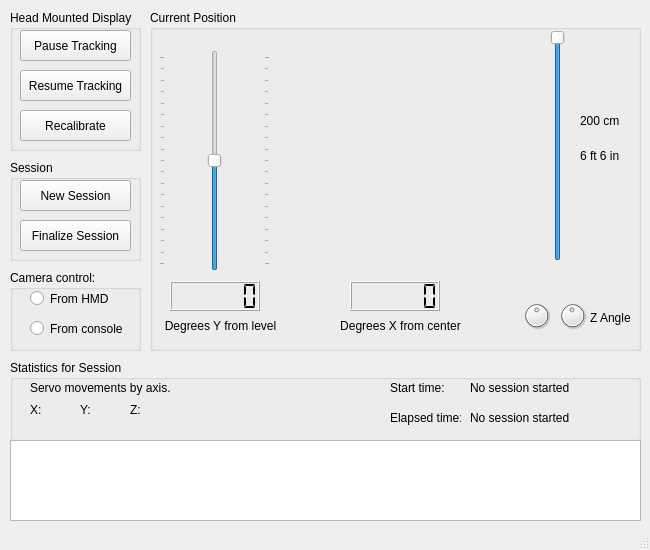
<?xml version="1.0" encoding="UTF-8"?>
<ui version="4.0">
 <author>Charles N. Burns</author>
 <class>MainWindow</class>
 <widget class="QMainWindow" name="MainWindow">
  <property name="geometry">
   <rect>
    <x>0</x>
    <y>0</y>
    <width>650</width>
    <height>550</height>
   </rect>
  </property>
  <property name="sizePolicy">
   <sizepolicy hsizetype="Preferred" vsizetype="Preferred">
    <horstretch>0</horstretch>
    <verstretch>0</verstretch>
   </sizepolicy>
  </property>
  <property name="windowTitle">
   <string>MainWindow</string>
  </property>
  <property name="iconSize">
   <size>
    <width>24</width>
    <height>24</height>
   </size>
  </property>
  <property name="documentMode">
   <bool>true</bool>
  </property>
  <widget class="QWidget" name="centralWidget">
   <widget class="QGroupBox" name="groupBoxCurrentPosition">
    <property name="geometry">
     <rect>
      <x>150</x>
      <y>10</y>
      <width>491</width>
      <height>341</height>
     </rect>
    </property>
    <property name="toolTip">
     <string>&lt;!DOCTYPE HTML PUBLIC &quot;-//W3C//DTD HTML 4.0//EN&quot; &quot;http://www.w3.org/TR/REC-html40/strict.dtd&quot;&gt;
&lt;html&gt;&lt;head&gt;&lt;meta name=&quot;qrichtext&quot; content=&quot;1&quot; /&gt;&lt;style type=&quot;text/css&quot;&gt;
p, li { white-space: pre-wrap; }
&lt;/style&gt;&lt;/head&gt;&lt;body style=&quot; font-family:'MS Shell Dlg 2'; font-size:8.25pt; font-weight:400; font-style:normal;&quot;&gt;
&lt;p style=&quot; margin-top:0px; margin-bottom:0px; margin-left:0px; margin-right:0px; -qt-block-indent:0; text-indent:0px;&quot;&gt;&lt;span style=&quot; font-weight:600;&quot;&gt;Current Position&lt;/span&gt;&lt;/p&gt;
&lt;p style=&quot;-qt-paragraph-type:empty; margin-top:0px; margin-bottom:0px; margin-left:0px; margin-right:0px; -qt-block-indent:0; text-indent:0px;&quot;&gt;&lt;/p&gt;
&lt;p style=&quot; margin-top:0px; margin-bottom:0px; margin-left:0px; margin-right:0px; -qt-block-indent:0; text-indent:0px;&quot;&gt;&lt;span style=&quot; font-style:italic; text-decoration: underline;&quot;&gt;In HMD Mode (see: Camera Control):&lt;/span&gt;&lt;/p&gt;
&lt;p style=&quot; margin-top:0px; margin-bottom:0px; margin-left:0px; margin-right:0px; -qt-block-indent:0; text-indent:0px;&quot;&gt;Displays the current position of the cameras.&lt;/p&gt;
&lt;p style=&quot;-qt-paragraph-type:empty; margin-top:0px; margin-bottom:0px; margin-left:0px; margin-right:0px; -qt-block-indent:0; text-indent:0px;&quot;&gt;&lt;/p&gt;
&lt;p style=&quot; margin-top:0px; margin-bottom:0px; margin-left:0px; margin-right:0px; -qt-block-indent:0; text-indent:0px;&quot;&gt;&lt;span style=&quot; font-style:italic; text-decoration: underline;&quot;&gt;In Console Mode &lt;/span&gt;&lt;span style=&quot; font-style:italic; text-decoration: underline;&quot;&gt;(see: Camera Control):&lt;/span&gt;&lt;/p&gt;
&lt;p style=&quot; margin-top:0px; margin-bottom:0px; margin-left:0px; margin-right:0px; -qt-block-indent:0; text-indent:0px;&quot;&gt;Provides three widgets to control the cameras.&lt;/p&gt;
&lt;p style=&quot;-qt-paragraph-type:empty; margin-top:0px; margin-bottom:0px; margin-left:0px; margin-right:0px; -qt-block-indent:0; text-indent:0px;&quot;&gt;&lt;/p&gt;
&lt;p style=&quot; margin-top:0px; margin-bottom:0px; margin-left:0px; margin-right:0px; -qt-block-indent:0; text-indent:0px;&quot;&gt;The &lt;span style=&quot; font-style:italic;&quot;&gt;first widget&lt;/span&gt; (left) corresponds to the Y position (up/down).&lt;/p&gt;
&lt;p style=&quot; margin-top:0px; margin-bottom:0px; margin-left:0px; margin-right:0px; -qt-block-indent:0; text-indent:0px;&quot;&gt;The &lt;span style=&quot; font-style:italic;&quot;&gt;second widget&lt;/span&gt; (center) corresponds to the X position (left/right)&lt;/p&gt;
&lt;p style=&quot; margin-top:0px; margin-bottom:0px; margin-left:0px; margin-right:0px; -qt-block-indent:0; text-indent:0px;&quot;&gt;The &lt;span style=&quot; font-style:italic;&quot;&gt;third widget&lt;/span&gt; (center) corresponds to the Z position (estimated distance between the camera system and the object it is to observe).&lt;/p&gt;
&lt;p style=&quot; margin-top:0px; margin-bottom:0px; margin-left:0px; margin-right:0px; -qt-block-indent:0; text-indent:0px;&quot;&gt;The Z position is not automatically detected in the current version of the camera system, so must be estimated and set by the user using the provided slider tool.&lt;/p&gt;
&lt;p style=&quot; margin-top:0px; margin-bottom:0px; margin-left:0px; margin-right:0px; -qt-block-indent:0; text-indent:0px;&quot;&gt;The circular objects beneath the slider provide a visual estimation of the camera angle used for the distance value provided to the program.&lt;/p&gt;&lt;/body&gt;&lt;/html&gt;</string>
    </property>
    <property name="title">
     <string>Current Position</string>
    </property>
    <widget class="QSlider" name="yPositionSlider">
     <property name="geometry">
      <rect>
       <x>9</x>
       <y>40</y>
       <width>111</width>
       <height>221</height>
      </rect>
     </property>
     <property name="toolTip">
      <string/>
     </property>
     <property name="minimum">
      <number>-90000</number>
     </property>
     <property name="maximum">
      <number>90000</number>
     </property>
     <property name="singleStep">
      <number>100</number>
     </property>
     <property name="pageStep">
      <number>1000</number>
     </property>
     <property name="value">
      <number>0</number>
     </property>
     <property name="orientation">
      <enum>Qt::Vertical</enum>
     </property>
     <property name="tickPosition">
      <enum>QSlider::TicksBothSides</enum>
     </property>
     <property name="tickInterval">
      <number>10000</number>
     </property>
    </widget>
    <widget class="QLCDNumber" name="lcdXPosition">
     <property name="geometry">
      <rect>
       <x>200</x>
       <y>271</y>
       <width>90</width>
       <height>30</height>
      </rect>
     </property>
     <property name="toolTip">
      <string>&lt;!DOCTYPE HTML PUBLIC &quot;-//W3C//DTD HTML 4.0//EN&quot; &quot;http://www.w3.org/TR/REC-html40/strict.dtd&quot;&gt;
&lt;html&gt;&lt;head&gt;&lt;meta name=&quot;qrichtext&quot; content=&quot;1&quot; /&gt;&lt;style type=&quot;text/css&quot;&gt;
p, li { white-space: pre-wrap; }
&lt;/style&gt;&lt;/head&gt;&lt;body style=&quot; font-family:'MS Shell Dlg 2'; font-size:8.25pt; font-weight:400; font-style:normal;&quot;&gt;
&lt;p style=&quot; margin-top:0px; margin-bottom:0px; margin-left:0px; margin-right:0px; -qt-block-indent:0; text-indent:0px;&quot;&gt;&lt;span style=&quot; font-size:8pt;&quot;&gt;Degrees X (horizontal offset from zero)&lt;/span&gt;&lt;/p&gt;
&lt;p style=&quot; margin-top:0px; margin-bottom:0px; margin-left:0px; margin-right:0px; -qt-block-indent:0; text-indent:0px;&quot;&gt;&lt;span style=&quot; font-size:8pt;&quot;&gt;Positive values indicate the cameras are facing to the right.&lt;/span&gt;&lt;/p&gt;&lt;/body&gt;&lt;/html&gt;</string>
     </property>
     <property name="midLineWidth">
      <number>0</number>
     </property>
     <property name="smallDecimalPoint">
      <bool>false</bool>
     </property>
     <property name="numDigits">
      <number>6</number>
     </property>
     <property name="digitCount">
      <number>6</number>
     </property>
     <property name="segmentStyle">
      <enum>QLCDNumber::Flat</enum>
     </property>
     <property name="value" stdset="0">
      <double>0.000000000000000</double>
     </property>
     <property name="intValue" stdset="0">
      <number>0</number>
     </property>
    </widget>
    <widget class="QLCDNumber" name="lcdYPosition">
     <property name="geometry">
      <rect>
       <x>20</x>
       <y>271</y>
       <width>90</width>
       <height>30</height>
      </rect>
     </property>
     <property name="toolTip">
      <string>&lt;!DOCTYPE HTML PUBLIC &quot;-//W3C//DTD HTML 4.0//EN&quot; &quot;http://www.w3.org/TR/REC-html40/strict.dtd&quot;&gt;
&lt;html&gt;&lt;head&gt;&lt;meta name=&quot;qrichtext&quot; content=&quot;1&quot; /&gt;&lt;style type=&quot;text/css&quot;&gt;
p, li { white-space: pre-wrap; }
&lt;/style&gt;&lt;/head&gt;&lt;body style=&quot; font-family:'MS Shell Dlg 2'; font-size:8.25pt; font-weight:400; font-style:normal;&quot;&gt;
&lt;p style=&quot; margin-top:0px; margin-bottom:0px; margin-left:0px; margin-right:0px; -qt-block-indent:0; text-indent:0px;&quot;&gt;&lt;span style=&quot; font-size:8pt;&quot;&gt;Degrees Y (vertical offset from zero)&lt;/span&gt;&lt;/p&gt;
&lt;p style=&quot; margin-top:0px; margin-bottom:0px; margin-left:0px; margin-right:0px; -qt-block-indent:0; text-indent:0px;&quot;&gt;&lt;span style=&quot; font-size:8pt;&quot;&gt;Positive values indicate the cameras are facing up.&lt;/span&gt;&lt;/p&gt;&lt;/body&gt;&lt;/html&gt;</string>
     </property>
     <property name="smallDecimalPoint">
      <bool>false</bool>
     </property>
     <property name="numDigits">
      <number>6</number>
     </property>
     <property name="digitCount">
      <number>6</number>
     </property>
     <property name="segmentStyle">
      <enum>QLCDNumber::Flat</enum>
     </property>
     <property name="value" stdset="0">
      <double>0.000000000000000</double>
     </property>
     <property name="intValue" stdset="0">
      <number>0</number>
     </property>
    </widget>
    <widget class="RotationWidget" name="xPositionControl" native="true">
     <property name="geometry">
      <rect>
       <x>130</x>
       <y>30</y>
       <width>231</width>
       <height>231</height>
      </rect>
     </property>
     <property name="toolTip">
      <string/>
     </property>
    </widget>
    <widget class="QSlider" name="zPositionSlider">
     <property name="geometry">
      <rect>
       <x>382</x>
       <y>20</y>
       <width>51</width>
       <height>231</height>
      </rect>
     </property>
     <property name="sizeIncrement">
      <size>
       <width>0</width>
       <height>0</height>
      </size>
     </property>
     <property name="baseSize">
      <size>
       <width>0</width>
       <height>0</height>
      </size>
     </property>
     <property name="maximum">
      <number>200</number>
     </property>
     <property name="value">
      <number>200</number>
     </property>
     <property name="orientation">
      <enum>Qt::Vertical</enum>
     </property>
     <property name="invertedControls">
      <bool>false</bool>
     </property>
     <property name="tickPosition">
      <enum>QSlider::NoTicks</enum>
     </property>
     <property name="tickInterval">
      <number>50</number>
     </property>
    </widget>
    <widget class="QDial" name="zDialLeft">
     <property name="enabled">
      <bool>true</bool>
     </property>
     <property name="geometry">
      <rect>
       <x>371</x>
       <y>290</y>
       <width>31</width>
       <height>31</height>
      </rect>
     </property>
     <property name="maximum">
      <number>36000</number>
     </property>
     <property name="value">
      <number>18354</number>
     </property>
     <property name="tracking">
      <bool>false</bool>
     </property>
     <property name="wrapping">
      <bool>true</bool>
     </property>
     <property name="notchesVisible">
      <bool>false</bool>
     </property>
    </widget>
    <widget class="QDial" name="zDialRight">
     <property name="geometry">
      <rect>
       <x>407</x>
       <y>290</y>
       <width>31</width>
       <height>31</height>
      </rect>
     </property>
     <property name="toolTip">
      <string/>
     </property>
     <property name="maximum">
      <number>36000</number>
     </property>
     <property name="value">
      <number>17646</number>
     </property>
     <property name="tracking">
      <bool>false</bool>
     </property>
     <property name="wrapping">
      <bool>true</bool>
     </property>
     <property name="notchesVisible">
      <bool>false</bool>
     </property>
    </widget>
    <widget class="QLabel" name="zLabelCentimeters">
     <property name="geometry">
      <rect>
       <x>430</x>
       <y>95</y>
       <width>61</width>
       <height>31</height>
      </rect>
     </property>
     <property name="text">
      <string>200 cm</string>
     </property>
    </widget>
    <widget class="QLabel" name="zLabelFeetInches">
     <property name="geometry">
      <rect>
       <x>430</x>
       <y>130</y>
       <width>61</width>
       <height>31</height>
      </rect>
     </property>
     <property name="text">
      <string>6 ft 6 in</string>
     </property>
    </widget>
    <widget class="QLabel" name="labelY">
     <property name="geometry">
      <rect>
       <x>10</x>
       <y>300</y>
       <width>121</width>
       <height>31</height>
      </rect>
     </property>
     <property name="text">
      <string>Degrees Y from level</string>
     </property>
     <property name="alignment">
      <set>Qt::AlignCenter</set>
     </property>
    </widget>
    <widget class="QLabel" name="labelX">
     <property name="geometry">
      <rect>
       <x>190</x>
       <y>300</y>
       <width>121</width>
       <height>31</height>
      </rect>
     </property>
     <property name="text">
      <string>Degrees X from center</string>
     </property>
     <property name="alignment">
      <set>Qt::AlignCenter</set>
     </property>
    </widget>
    <widget class="QLabel" name="labelZ">
     <property name="geometry">
      <rect>
       <x>440</x>
       <y>300</y>
       <width>51</width>
       <height>16</height>
      </rect>
     </property>
     <property name="text">
      <string>Z Angle</string>
     </property>
    </widget>
   </widget>
   <widget class="QGroupBox" name="groupBoxHeadMountedDisplay">
    <property name="geometry">
     <rect>
      <x>10</x>
      <y>10</y>
      <width>131</width>
      <height>141</height>
     </rect>
    </property>
    <property name="toolTip">
     <string>&lt;!DOCTYPE HTML PUBLIC &quot;-//W3C//DTD HTML 4.0//EN&quot; &quot;http://www.w3.org/TR/REC-html40/strict.dtd&quot;&gt;
&lt;html&gt;&lt;head&gt;&lt;meta name=&quot;qrichtext&quot; content=&quot;1&quot; /&gt;&lt;style type=&quot;text/css&quot;&gt;
p, li { white-space: pre-wrap; }
&lt;/style&gt;&lt;/head&gt;&lt;body style=&quot; font-family:'MS Shell Dlg 2'; font-size:8.25pt; font-weight:400; font-style:normal;&quot;&gt;
&lt;p style=&quot; margin-top:0px; margin-bottom:0px; margin-left:0px; margin-right:0px; -qt-block-indent:0; text-indent:0px;&quot;&gt;&lt;span style=&quot; font-size:8pt; font-weight:600;&quot;&gt;Head Mounted Display&lt;/span&gt;&lt;/p&gt;
&lt;p style=&quot;-qt-paragraph-type:empty; margin-top:0px; margin-bottom:0px; margin-left:0px; margin-right:0px; -qt-block-indent:0; text-indent:0px; font-size:8pt;&quot;&gt;&lt;/p&gt;
&lt;p style=&quot; margin-top:0px; margin-bottom:0px; margin-left:0px; margin-right:0px; -qt-block-indent:0; text-indent:0px;&quot;&gt;&lt;span style=&quot; font-size:8pt; text-decoration: underline;&quot;&gt;Pause tracking&lt;/span&gt;&lt;span style=&quot; font-size:8pt;&quot;&gt;: Pauses tracking during an active session. This can be used to go on a break or otherwise temporarely stop controlling the camera system without finalizing the current session. The session timer does not stop, but the pause itself is timed.&lt;/span&gt;&lt;/p&gt;
&lt;p style=&quot;-qt-paragraph-type:empty; margin-top:0px; margin-bottom:0px; margin-left:0px; margin-right:0px; -qt-block-indent:0; text-indent:0px; font-size:8pt;&quot;&gt;&lt;/p&gt;
&lt;p style=&quot; margin-top:0px; margin-bottom:0px; margin-left:0px; margin-right:0px; -qt-block-indent:0; text-indent:0px;&quot;&gt;&lt;span style=&quot; font-size:8pt; text-decoration: underline;&quot;&gt;Resume Tracking&lt;/span&gt;&lt;span style=&quot; font-size:8pt;&quot;&gt;: Unpauses a paused session.&lt;/span&gt;&lt;/p&gt;
&lt;p style=&quot;-qt-paragraph-type:empty; margin-top:0px; margin-bottom:0px; margin-left:0px; margin-right:0px; -qt-block-indent:0; text-indent:0px; font-size:8pt;&quot;&gt;&lt;/p&gt;
&lt;p style=&quot; margin-top:0px; margin-bottom:0px; margin-left:0px; margin-right:0px; -qt-block-indent:0; text-indent:0px;&quot;&gt;&lt;span style=&quot; font-size:8pt; text-decoration: underline;&quot;&gt;Recalibrate&lt;/span&gt;&lt;span style=&quot; font-size:8pt;&quot;&gt;: Centers all cameras, sets controls to default, and sets the current direction of the HMD to center.&lt;/span&gt;&lt;/p&gt;
&lt;p style=&quot; margin-top:0px; margin-bottom:0px; margin-left:0px; margin-right:0px; -qt-block-indent:0; text-indent:0px;&quot;&gt;&lt;span style=&quot; font-size:8pt;&quot;&gt;This is only available before a session is created or when the current session is paused.&lt;/span&gt;&lt;/p&gt;
&lt;p style=&quot; margin-top:0px; margin-bottom:0px; margin-left:0px; margin-right:0px; -qt-block-indent:0; text-indent:0px;&quot;&gt;&lt;span style=&quot; font-size:8pt;&quot;&gt;The HMD should be directly facing the tracking camera for recalibration, because the direction it faces is considered the &amp;quot;zero&amp;quot; position.&lt;/span&gt;&lt;/p&gt;&lt;/body&gt;&lt;/html&gt;</string>
    </property>
    <property name="title">
     <string>Head Mounted Display</string>
    </property>
    <widget class="QPushButton" name="btnCalibrate">
     <property name="geometry">
      <rect>
       <x>10</x>
       <y>100</y>
       <width>111</width>
       <height>31</height>
      </rect>
     </property>
     <property name="toolTip">
      <string/>
     </property>
     <property name="text">
      <string>Recalibrate</string>
     </property>
    </widget>
    <widget class="QPushButton" name="btnPauseTracking">
     <property name="geometry">
      <rect>
       <x>10</x>
       <y>20</y>
       <width>111</width>
       <height>31</height>
      </rect>
     </property>
     <property name="toolTip">
      <string/>
     </property>
     <property name="text">
      <string>Pause Tracking</string>
     </property>
    </widget>
    <widget class="QPushButton" name="btnResumeTracking">
     <property name="geometry">
      <rect>
       <x>10</x>
       <y>60</y>
       <width>111</width>
       <height>31</height>
      </rect>
     </property>
     <property name="toolTip">
      <string/>
     </property>
     <property name="text">
      <string>Resume Tracking</string>
     </property>
    </widget>
   </widget>
   <widget class="QGroupBox" name="groupBoxSession">
    <property name="geometry">
     <rect>
      <x>10</x>
      <y>160</y>
      <width>131</width>
      <height>101</height>
     </rect>
    </property>
    <property name="toolTip">
     <string>&lt;!DOCTYPE HTML PUBLIC &quot;-//W3C//DTD HTML 4.0//EN&quot; &quot;http://www.w3.org/TR/REC-html40/strict.dtd&quot;&gt;
&lt;html&gt;&lt;head&gt;&lt;meta name=&quot;qrichtext&quot; content=&quot;1&quot; /&gt;&lt;style type=&quot;text/css&quot;&gt;
p, li { white-space: pre-wrap; }
&lt;/style&gt;&lt;/head&gt;&lt;body style=&quot; font-family:'MS Shell Dlg 2'; font-size:8.25pt; font-weight:400; font-style:normal;&quot;&gt;
&lt;p style=&quot; margin-top:0px; margin-bottom:0px; margin-left:0px; margin-right:0px; -qt-block-indent:0; text-indent:0px;&quot;&gt;&lt;span style=&quot; font-size:8pt; font-weight:600;&quot;&gt;Session&lt;/span&gt;&lt;/p&gt;
&lt;p style=&quot; margin-top:0px; margin-bottom:0px; margin-left:0px; margin-right:0px; -qt-block-indent:0; text-indent:0px;&quot;&gt;&lt;span style=&quot; font-size:8pt; text-decoration: underline;&quot;&gt;New Session&lt;/span&gt;&lt;span style=&quot; font-size:8pt;&quot;&gt;: Begin a new session. This session will be logged separately from all other sessions. This should be done at the beginning of the day or when the system user changes.&lt;/span&gt;&lt;/p&gt;
&lt;p style=&quot;-qt-paragraph-type:empty; margin-top:0px; margin-bottom:0px; margin-left:0px; margin-right:0px; -qt-block-indent:0; text-indent:0px; font-size:8pt;&quot;&gt;&lt;/p&gt;
&lt;p style=&quot; margin-top:0px; margin-bottom:0px; margin-left:0px; margin-right:0px; -qt-block-indent:0; text-indent:0px;&quot;&gt;&lt;span style=&quot; font-size:8pt; text-decoration: underline;&quot;&gt;Finalize Session&lt;/span&gt;&lt;span style=&quot; font-size:8pt;&quot;&gt;: End the current session. This is only available during an active session (after a new session has been created). This should only be done at the end of the work day or when the user changes.&lt;/span&gt;&lt;/p&gt;&lt;/body&gt;&lt;/html&gt;</string>
    </property>
    <property name="title">
     <string>Session</string>
    </property>
    <widget class="QPushButton" name="btnNewSession">
     <property name="geometry">
      <rect>
       <x>10</x>
       <y>20</y>
       <width>111</width>
       <height>31</height>
      </rect>
     </property>
     <property name="toolTip">
      <string/>
     </property>
     <property name="text">
      <string>New Session</string>
     </property>
    </widget>
    <widget class="QPushButton" name="btnFinalizeSession">
     <property name="geometry">
      <rect>
       <x>10</x>
       <y>60</y>
       <width>111</width>
       <height>31</height>
      </rect>
     </property>
     <property name="toolTip">
      <string/>
     </property>
     <property name="text">
      <string>Finalize Session</string>
     </property>
    </widget>
   </widget>
   <widget class="QGroupBox" name="groupBoxStatistics">
    <property name="geometry">
     <rect>
      <x>10</x>
      <y>360</y>
      <width>631</width>
      <height>81</height>
     </rect>
    </property>
    <property name="title">
     <string>Statistics for Session</string>
    </property>
    <widget class="QLabel" name="L3">
     <property name="geometry">
      <rect>
       <x>380</x>
       <y>20</y>
       <width>71</width>
       <height>16</height>
      </rect>
     </property>
     <property name="text">
      <string>Start time:</string>
     </property>
     <property name="textFormat">
      <enum>Qt::PlainText</enum>
     </property>
    </widget>
    <widget class="QLabel" name="L4">
     <property name="geometry">
      <rect>
       <x>380</x>
       <y>50</y>
       <width>71</width>
       <height>16</height>
      </rect>
     </property>
     <property name="text">
      <string>Elapsed time:</string>
     </property>
     <property name="textFormat">
      <enum>Qt::PlainText</enum>
     </property>
    </widget>
    <widget class="QLabel" name="labelServoMovements">
     <property name="geometry">
      <rect>
       <x>20</x>
       <y>20</y>
       <width>151</width>
       <height>16</height>
      </rect>
     </property>
     <property name="text">
      <string>Servo movements by axis.</string>
     </property>
     <property name="textFormat">
      <enum>Qt::PlainText</enum>
     </property>
    </widget>
    <widget class="QLabel" name="labelXLogs">
     <property name="geometry">
      <rect>
       <x>20</x>
       <y>40</y>
       <width>42</width>
       <height>20</height>
      </rect>
     </property>
     <property name="text">
      <string>X: </string>
     </property>
     <property name="textFormat">
      <enum>Qt::PlainText</enum>
     </property>
    </widget>
    <widget class="QLabel" name="labelYLogs">
     <property name="geometry">
      <rect>
       <x>70</x>
       <y>40</y>
       <width>42</width>
       <height>20</height>
      </rect>
     </property>
     <property name="text">
      <string>Y: </string>
     </property>
     <property name="textFormat">
      <enum>Qt::PlainText</enum>
     </property>
    </widget>
    <widget class="QLabel" name="lblStartTime">
     <property name="geometry">
      <rect>
       <x>460</x>
       <y>20</y>
       <width>161</width>
       <height>16</height>
      </rect>
     </property>
     <property name="text">
      <string>No session started</string>
     </property>
     <property name="textFormat">
      <enum>Qt::PlainText</enum>
     </property>
    </widget>
    <widget class="QLabel" name="lblElapsedTime">
     <property name="geometry">
      <rect>
       <x>460</x>
       <y>50</y>
       <width>161</width>
       <height>16</height>
      </rect>
     </property>
     <property name="text">
      <string>No session started</string>
     </property>
     <property name="textFormat">
      <enum>Qt::PlainText</enum>
     </property>
    </widget>
    <widget class="QLabel" name="labelZLogs">
     <property name="geometry">
      <rect>
       <x>120</x>
       <y>40</y>
       <width>42</width>
       <height>20</height>
      </rect>
     </property>
     <property name="text">
      <string>Z: </string>
     </property>
    </widget>
   </widget>
   <widget class="QPlainTextEdit" name="sessionLog">
    <property name="geometry">
     <rect>
      <x>10</x>
      <y>440</y>
      <width>631</width>
      <height>81</height>
     </rect>
    </property>
    <property name="readOnly">
     <bool>true</bool>
    </property>
    <property name="plainText">
     <string notr="true"/>
    </property>
    <property name="maximumBlockCount">
     <number>10000</number>
    </property>
   </widget>
   <widget class="QGroupBox" name="groupBox">
    <property name="geometry">
     <rect>
      <x>10</x>
      <y>270</y>
      <width>131</width>
      <height>81</height>
     </rect>
    </property>
    <property name="toolTip">
     <string>&lt;!DOCTYPE HTML PUBLIC &quot;-//W3C//DTD HTML 4.0//EN&quot; &quot;http://www.w3.org/TR/REC-html40/strict.dtd&quot;&gt;
&lt;html&gt;&lt;head&gt;&lt;meta name=&quot;qrichtext&quot; content=&quot;1&quot; /&gt;&lt;style type=&quot;text/css&quot;&gt;
p, li { white-space: pre-wrap; }
&lt;/style&gt;&lt;/head&gt;&lt;body style=&quot; font-family:'MS Shell Dlg 2'; font-size:8.25pt; font-weight:400; font-style:normal;&quot;&gt;
&lt;p style=&quot; margin-top:0px; margin-bottom:0px; margin-left:0px; margin-right:0px; -qt-block-indent:0; text-indent:0px;&quot;&gt;&lt;span style=&quot; font-weight:600;&quot;&gt;Camera control&lt;/span&gt;&lt;/p&gt;
&lt;p style=&quot; margin-top:0px; margin-bottom:0px; margin-left:0px; margin-right:0px; -qt-block-indent:0; text-indent:0px;&quot;&gt;&lt;span style=&quot; text-decoration: underline;&quot;&gt;From HMD&lt;/span&gt;: Control the camera system's movement from the user's HMD (Head Mounted Display). This option ignores input from the console (this program). Input for z-axis is still accepted, because this can not be adjusted from the HMD.&lt;/p&gt;
&lt;p style=&quot;-qt-paragraph-type:empty; margin-top:0px; margin-bottom:0px; margin-left:0px; margin-right:0px; -qt-block-indent:0; text-indent:0px;&quot;&gt;&lt;/p&gt;
&lt;p style=&quot; margin-top:0px; margin-bottom:0px; margin-left:0px; margin-right:0px; -qt-block-indent:0; text-indent:0px;&quot;&gt;&lt;span style=&quot; text-decoration: underline;&quot;&gt;From console&lt;/span&gt;: Control the camera system entirely from the console (this program). This will ignore all movement from the HMD (Head Mounted Display). HMD may need to be recalibrated after this option is used.&lt;/p&gt;
&lt;p style=&quot;-qt-paragraph-type:empty; margin-top:0px; margin-bottom:0px; margin-left:0px; margin-right:0px; -qt-block-indent:0; text-indent:0px;&quot;&gt;&lt;/p&gt;&lt;/body&gt;&lt;/html&gt;</string>
    </property>
    <property name="title">
     <string>Camera control:</string>
    </property>
    <widget class="QRadioButton" name="radioButton_fromHMD">
     <property name="geometry">
      <rect>
       <x>20</x>
       <y>20</y>
       <width>101</width>
       <height>17</height>
      </rect>
     </property>
     <property name="text">
      <string>From HMD</string>
     </property>
     <property name="iconSize">
      <size>
       <width>16</width>
       <height>16</height>
      </size>
     </property>
    </widget>
    <widget class="QRadioButton" name="radioButton_fromConsole">
     <property name="geometry">
      <rect>
       <x>20</x>
       <y>50</y>
       <width>101</width>
       <height>17</height>
      </rect>
     </property>
     <property name="text">
      <string>From console</string>
     </property>
    </widget>
   </widget>
  </widget>
  <widget class="QStatusBar" name="statusBar"/>
 </widget>
 <layoutdefault spacing="6" margin="11"/>
 <customwidgets>
  <customwidget>
   <class>RotationWidget</class>
   <extends>QWidget</extends>
   <header>rotationwidget.h</header>
   <container>1</container>
  </customwidget>
 </customwidgets>
 <resources/>
 <connections/>
</ui>
